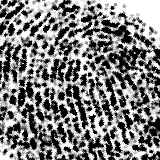
#> input picture sample/00000_24.bmp, 160 x 160 px
$ python -i extract.py   (imports and definitions only)
#> lines starting #> are read from the running program, lines starting #| are printed output that depends on the picture; after the words box and inside, x2 and y2 are one past the last pixel; in counts of white or black regions, pixels touching at a corner belong together
"""
extract.py  — v3  (Publication-Ready)
======================================
Extracts fingerprint minutiae (ridge endings + bifurcations) from a
grayscale fingerprint image using:

  1. CLAHE contrast enhancement (improves extraction on latent/inkless sensors)
  2. Otsu adaptive thresholding
  3. Zhang-Suen skeletonization (cv2.ximgproc.thinning or morphological fallback)
  4. 15% margin crop (removes noisy scanner borders)
  5. Crossing-Number algorithm (CN=1 → ridge ending; CN=3 → bifurcation)
  6. Spurious minutiae filtering (remove isolated/border artefacts)

Returns: np.ndarray of shape (N, 2) — (x, y) pixel coordinates.

Reference:
  Zhang, T.Y., Suen, C.Y. (1984). A fast parallel algorithm for thinning digital patterns.
  Communications of the ACM, 27(3), 236–239.
  Maltoni, D., Maio, D., Jain, A.K., Prabhakar, S. (2009). Handbook of Fingerprint Recognition.
"""

import cv2
import numpy as np
import matplotlib.pyplot as plt
import matplotlib.patches as patches


def extract_minutiae_from_image(image_path: str,
                                visualize: bool = False) -> np.ndarray:
    """
    Extract minutiae points from a fingerprint image file.

    Parameters
    ----------
    image_path : path to a grayscale fingerprint image (.bmp / .png / .jpg)
    visualize  : if True, display the skeleton + margin crop figure

    Returns
    -------
    ndarray of shape (N, 2) containing (x, y) minutiae coordinates.
    """
#> called with image_path = '../../../sample/00000_24.bmp', visualize = False
    img = cv2.imread(image_path, cv2.IMREAD_GRAYSCALE)
#> img is the input picture: shape (160, 160); min 0, max 255, mean 127.2
    if img is None:
        raise FileNotFoundError(
            f"CRITICAL ERROR: Could not load '{image_path}'.\n"
            "Check that the path is correct and the file exists."
        )

    # ── Step 1: CLAHE contrast enhancement ──────────────────────────────────
    # Adaptive histogram equalization improves binarization quality,
    # especially for latent (inkless) sensors like FVC2000 DB4.
    clahe = cv2.createCLAHE(clipLimit=2.0, tileGridSize=(8, 8))
    img_enhanced = clahe.apply(img)

    # ── Step 2: Binarise with Otsu threshold ─────────────────────────────────
    _, binary_img = cv2.threshold(
        img_enhanced, 0, 255, cv2.THRESH_BINARY_INV | cv2.THRESH_OTSU
    )
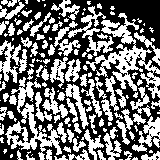
#> binary_img: shape (160, 160); 45.8% white; 137 white regions (57 under 20 px), largest, box (x1, y1, x2, y2) and area: (86, 13, 160, 99) 1767, (5, 77, 62, 160) 1346, (68, 6, 114, 56) 576

    # ── Step 3: Morphological cleaning (remove small noise) ──────────────────
    kernel = cv2.getStructuringElement(cv2.MORPH_ELLIPSE, (3, 3))
    binary_img = cv2.morphologyEx(binary_img, cv2.MORPH_OPEN, kernel)
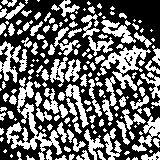
#> binary_img: shape (160, 160); 41.7% white; 172 white regions (69 under 20 px), largest, box (x1, y1, x2, y2) and area: (6, 77, 62, 160) 1171, (97, 45, 151, 91) 798, (0, 41, 27, 83) 506

    # ── Step 4: Skeletonise (Zhang-Suen thinning) ────────────────────────────
    try:
        skeleton = cv2.ximgproc.thinning(binary_img)
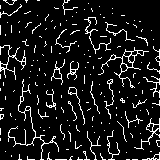
#> skeleton: shape (160, 160); 9.6% white in thin lines or dots
    except AttributeError:
        # Fallback morphological thinning if contrib not available
        skeleton = _morphological_thinning(binary_img)

    # ── Step 5: 15% margin crop ───────────────────────────────────────────────
    rows, cols = skeleton.shape
#> rows = 160; cols = 160
    margin_y = int(rows * 0.15)
#> margin_y = 24
    margin_x = int(cols * 0.15)
#> margin_x = 24

    # ── Step 6: Crossing-Number minutiae detection ───────────────────────────
    sk = skeleton // 255   # binary 0/1 array
#> sk: shape (160, 160); values 0 (black) and 1 (white), 9.6% white in thin lines or dots
    raw_points = []

    for i in range(margin_y, rows - margin_y):
        for j in range(margin_x, cols - margin_x):
            if sk[i, j] == 1:
                # 8-connected neighbourhood, starting from top and going CW
                p = [
                    sk[i - 1, j],     sk[i - 1, j + 1],
                    sk[i,     j + 1], sk[i + 1, j + 1],
                    sk[i + 1, j],     sk[i + 1, j - 1],
                    sk[i,     j - 1], sk[i - 1, j - 1],
                    sk[i - 1, j],     # repeat first for wrap-around
                ]
                crossing_number = sum(
                    1 for k in range(8) if p[k] == 0 and p[k + 1] == 1
                )
                # CN == 1 → ridge ending
                # CN == 3 → bifurcation
                if crossing_number in (1, 3):
                    raw_points.append([j, i])   # (x, y) = (col, row)
#> after the loop, raw_points = 205 pairs, first value 24 to 135, second value 24 to 135

    minutiae = np.array(raw_points, dtype=float)
#> minutiae has the same summary as raw_points

    if visualize and len(minutiae) > 0:
        _show_extraction(skeleton, margin_x, margin_y, rows, cols, minutiae)

    return minutiae


# ─────────────────────────────────────────────────────────────────────────────
# HELPERS
# ─────────────────────────────────────────────────────────────────────────────

# [46 lines left out: functions _morphological_thinning, _show_extraction, not called in this run]

>>> result = extract_minutiae_from_image('../../../sample/00000_24.bmp')
#> result has the same summary as raw_points in extract_minutiae_from_image

$ run again, on sample/00000_25.bmp
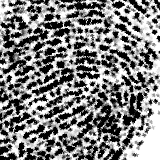
#> input picture sample/00000_25.bmp, 160 x 160 px
#> in extract_minutiae_from_image, img is the input picture: shape (160, 160); min 0, max 255, mean 127.7
#> in extract_minutiae_from_image, `_, binary_img = cv2.threshold( img_enhanced, 0, 255, cv2.THRESH_BINARY..`:
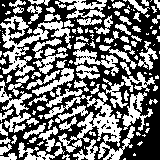
#> binary_img: shape (160, 160); 45.6% white; 140 white regions (64 under 20 px), largest, box (x1, y1, x2, y2) and area: (44, 92, 135, 160) 1703, (0, 15, 72, 76) 1352, (0, 80, 32, 133) 575
#> in extract_minutiae_from_image, `skeleton = cv2.ximgproc.thinning(binary_img)`:
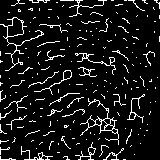
#> skeleton: shape (160, 160); 9.1% white in thin lines or dots
#> sk: shape (160, 160); values 0 (black) and 1 (white), 9.1% white in thin lines or dots
#> after the loop in extract_minutiae_from_image, `for i in range(margin_y, rows - margin_y):`: raw_points = 223 pairs, first value 24 to 135, second value 24 to 135
#> minutiae has the same summary as raw_points
#> result has the same summary as raw_points in extract_minutiae_from_image

$ run again, on sample/00000_26.bmp
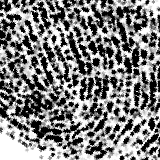
#> input picture sample/00000_26.bmp, 160 x 160 px
#> in extract_minutiae_from_image, img is the input picture: shape (160, 160); min 0, max 255, mean 127.9
#> in extract_minutiae_from_image, `_, binary_img = cv2.threshold( img_enhanced, 0, 255, cv2.THRESH_BINARY..`:
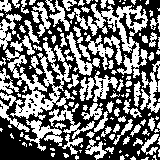
#> binary_img: shape (160, 160); 45.4% white; 143 white regions (74 under 20 px), largest, box (x1, y1, x2, y2) and area: (0, 42, 95, 139) 2553, (67, 3, 148, 78) 1615, (79, 71, 118, 102) 525
#> in extract_minutiae_from_image, `skeleton = cv2.ximgproc.thinning(binary_img)`:
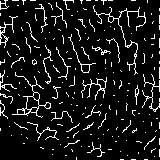
#> skeleton: shape (160, 160); 9.2% white in thin lines or dots
#> sk: shape (160, 160); values 0 (black) and 1 (white), 9.2% white in thin lines or dots
#> after the loop in extract_minutiae_from_image, `for i in range(margin_y, rows - margin_y):`: raw_points = 203 pairs, first value 24 to 135, second value 24 to 134
#> minutiae has the same summary as raw_points
#> result has the same summary as raw_points in extract_minutiae_from_image

$ run again, on sample/00000_27.bmp
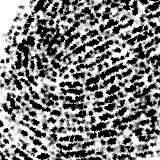
#> input picture sample/00000_27.bmp, 160 x 160 px
#> in extract_minutiae_from_image, img is the input picture: shape (160, 160); min 0, max 255, mean 127.3
#> in extract_minutiae_from_image, `_, binary_img = cv2.threshold( img_enhanced, 0, 255, cv2.THRESH_BINARY..`:
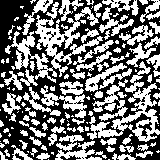
#> binary_img: shape (160, 160); 45.8% white; 141 white regions (67 under 20 px), largest, box (x1, y1, x2, y2) and area: (5, 2, 103, 83) 2179, (87, 79, 160, 142) 1798, (99, 0, 139, 36) 547
#> in extract_minutiae_from_image, `skeleton = cv2.ximgproc.thinning(binary_img)`:
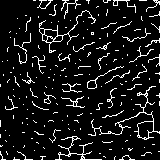
#> skeleton: shape (160, 160); 9.1% white in thin lines or dots
#> sk: shape (160, 160); values 0 (black) and 1 (white), 9.1% white in thin lines or dots
#> after the loop in extract_minutiae_from_image, `for i in range(margin_y, rows - margin_y):`: raw_points = 202 pairs, first value 24 to 135, second value 25 to 134
#> minutiae has the same summary as raw_points
#> result has the same summary as raw_points in extract_minutiae_from_image
